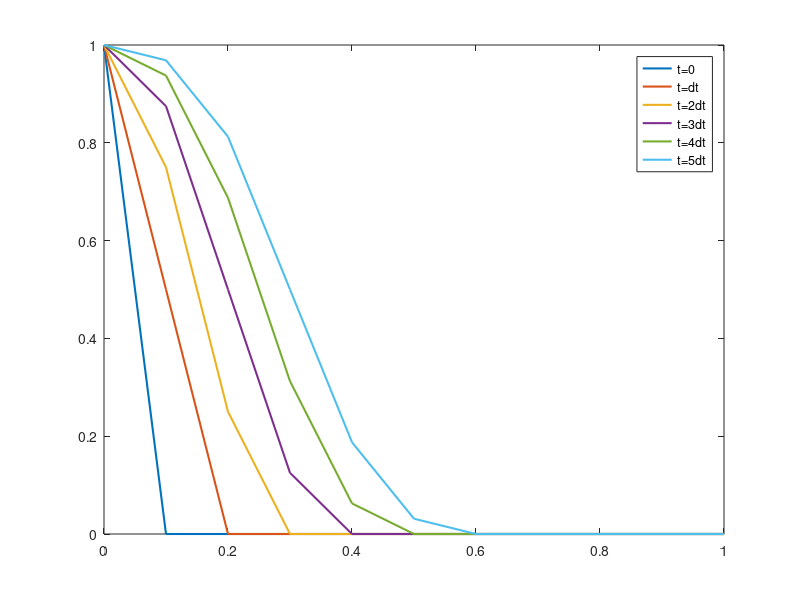

MATLAB code for this plot: (Note: this script raises an error after producing the figure.)
% プログラムが開始したら画面にメッセージを出す
disp('線形移流方程式(陽解法)が始まった!!');

clear;

% 配列の準備．(3つの異なるdtで計算する)
x=zeros(11,1);
u_old=zeros(11,3); %古い時間ステップでの値
u_new=zeros(11,3); %新しい時間ステップでの値

% パラメーター設定
c=1;
N=10;       % 空間分割数
step_tot=5; % 時間ステップ総数
dx=1/N;

% x座標
for i=1:11
    x(i,1)=(i-1)*dx;
end

% 初期値
u_old(1,:)=1; % 境界条件
u_old(2:11,:)=0;

for j=1:3
    dt=dx/c/2*j; % dt=0.5*dx/c,dx/c,1.5*dx/cの3パターン
    for t=1:step_tot
        u_new(1,j)=1; % 境界条件
        for i=2:11
            % 差分方程式からu_newを計算
            u_new(i,j)=(1-c*dt/dx)*u_old(i,j)+c*dt/dx*u_old(i-1,j); 
        end
        if t==1
            clf('reset');
            fig=figure; % Figureを生成
            hold off;
            plot(x(:,1),u_old(:,j),'-','LineWidth',1.5); % 初期値をプロット
            hold on;
            plot(x(:,1),u_new(:,j),'-','LineWidth',1.5); % 直近の結果をプロット
        else
            plot(x(:,1),u_new(:,j),'-','LineWidth',1.5); % 直近の結果をプロット
        end
        u_old(:,j)=u_new(:,j);  % 次の時間ステップのためにu_oldを更新
    end
    legend('t=0','t=dt','t=2dt','t=3dt','t=4dt','t=5dt','Location','best');

    % FigureをJPEGで保存
    % 保存したいフォルダー
    dname='保存したいフォルダーのパス(C:\Users\tanaka\Documents\とか)';
    % 絶対パス込みのファイル名
    fname=append(dname,'result',sprintf('%i',j),'.jpg');
    % JPEGで保存
    print(fig,'-djpeg',fname,'-r600');
end

% プログラムが終了したら画面にメッセージと出す
disp('終わった!!');